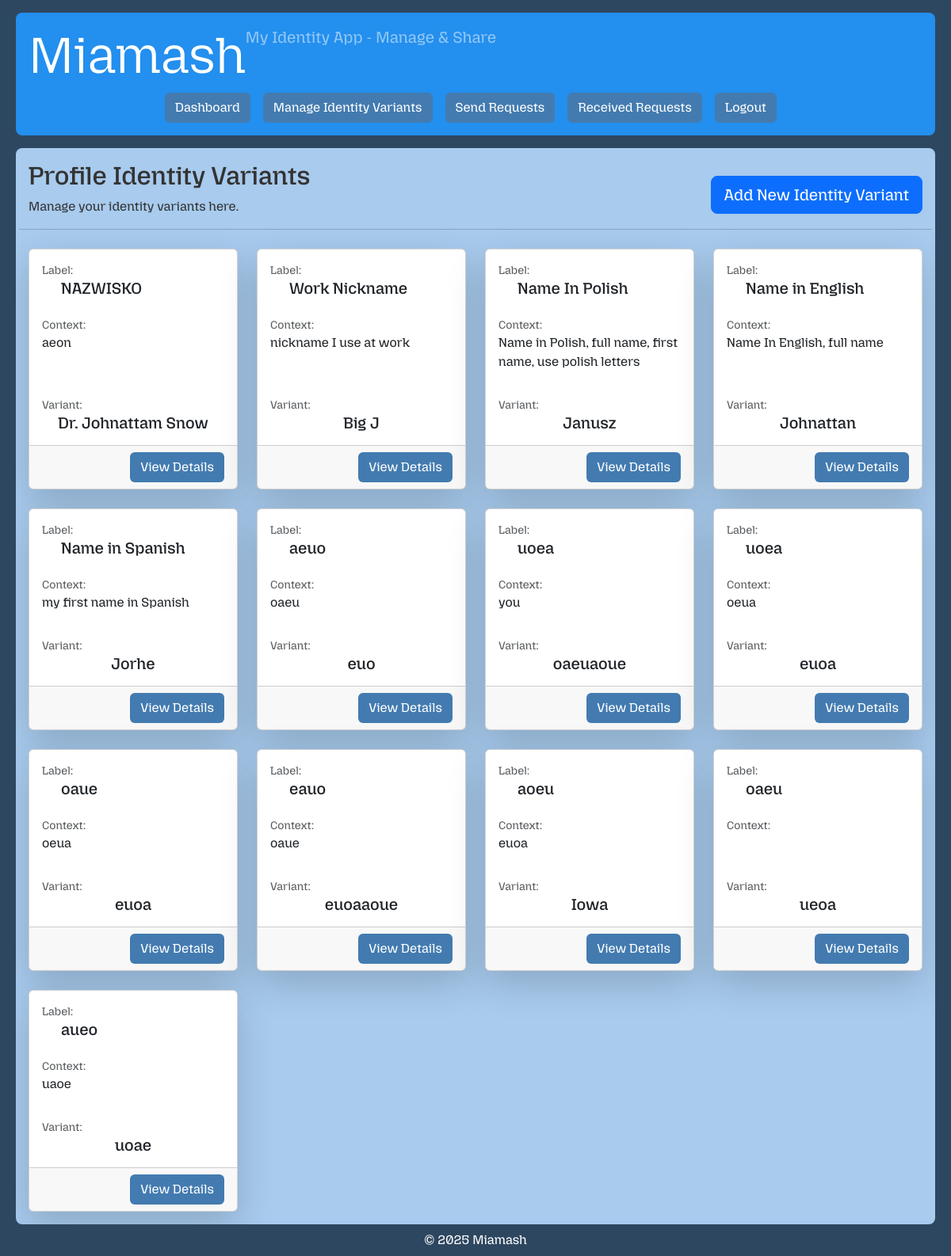
Page /profile/identity-variant/ (signed in) on the earlier database version.
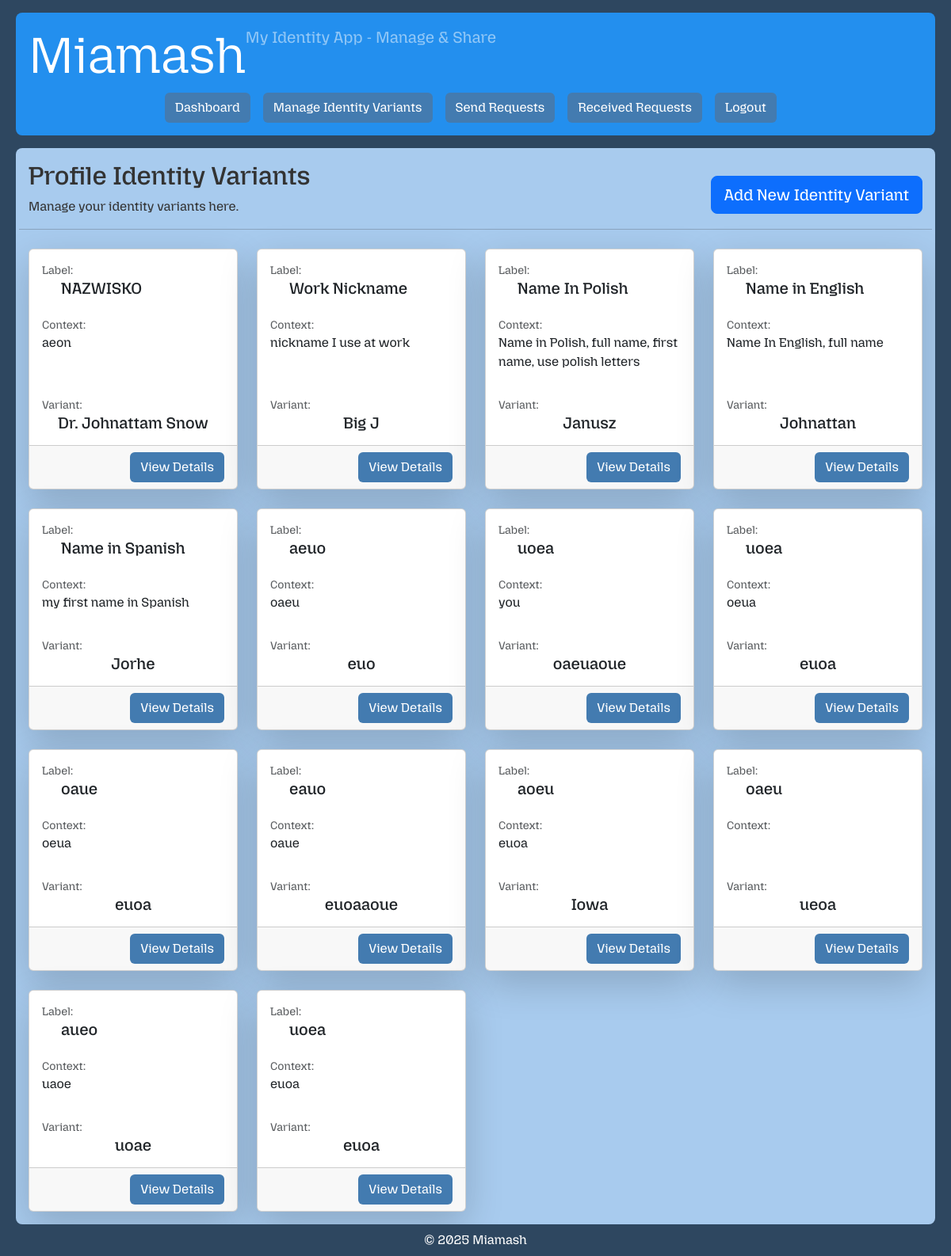
Same page on the later database version.
### core/models.py (models this page shows, shortened)
class ProfileIdentityVariant(models.Model):
    user = models.ForeignKey(User, on_delete=models.CASCADE, related_name='identity_variants')
    label = models.CharField(max_length=50)
    context = models.TextField(blank=True)
    variant = models.CharField(max_length=100)

### web/views.py (the view)
# urls.py: path('profile/identity-variant/', ProfileIdentityVariantListView.as_view(), name='profile-identity-variant-list'),
class ProfileIdentityVariantListView(ProfileIdentityVariantOwnerPermissionMixin, ListView):
    template_name = 'web/private/profile_identity_variant_list.html'
    context_object_name = 'profile_identity_variants'

### web/permissions.py (called while the page is built)
    def get_queryset(self):
        return self.model.objects.filter(user=self.request.user)

### web/templates/web/private/profile_identity_variant_list.html
{% extends "web/private/base.html" %}
{% block content %}
    <div class="row align-items-center mb-2">
        <div class="col">
            <h2>Profile Identity Variants</h2>
            <p>Manage your identity variants here.</p>
        </div>
        <div class="col-auto">
            <a class="btn btn-primary btn-lg" href="{% url 'profile-identity-variant-create' %}">Add New Identity Variant</a>
        </div>
        <hr>
    </div>
    {% if profile_identity_variants %}
        <div class="row row-cols-1 row-cols-sm-1 row-cols-md-2 row-cols-lg-3 row-cols-xl-4 row-cols-xxl-5  g-4">
            {% for variant in profile_identity_variants %}
                <div class="col">
                    <div class="card h-100 mb-3 shadow-lg">
                        <div class="card-body d-flex flex-column">
                            <p class="text-muted mb-0 small">Label:</p>
                            <h5 class="card-text ps-4 ">{{ variant.label }}</h5>
                            <p class="text-muted mb-0 mt-3 small">Context:</p>
                            <p class="card-text">{{ variant.context }}</p>
                            <div class="flex-grow-1"></div>
                            <p class="text-muted mb-0 small">Variant:</p>
                            <h5 class="card-text text-center">{{ variant.variant }}</h5>
                        </div>
                        <div class="card-footer text-end">
                            <a class="btn btn-blue" href="{% url 'profile-identity-variant-detail' variant.id %}">View Details</a>
                        </div>
                    </div>
                </div>
            {% endfor %}
        </div>
    {% else %}
        <p>No variants at the moment... Go ahead and add a new one !</p>
    {% endif %}
{% endblock %}

Differences in the rows shown:
added ProfileIdentityVariant: label "uoea", context "euoa", variant "euoa"
